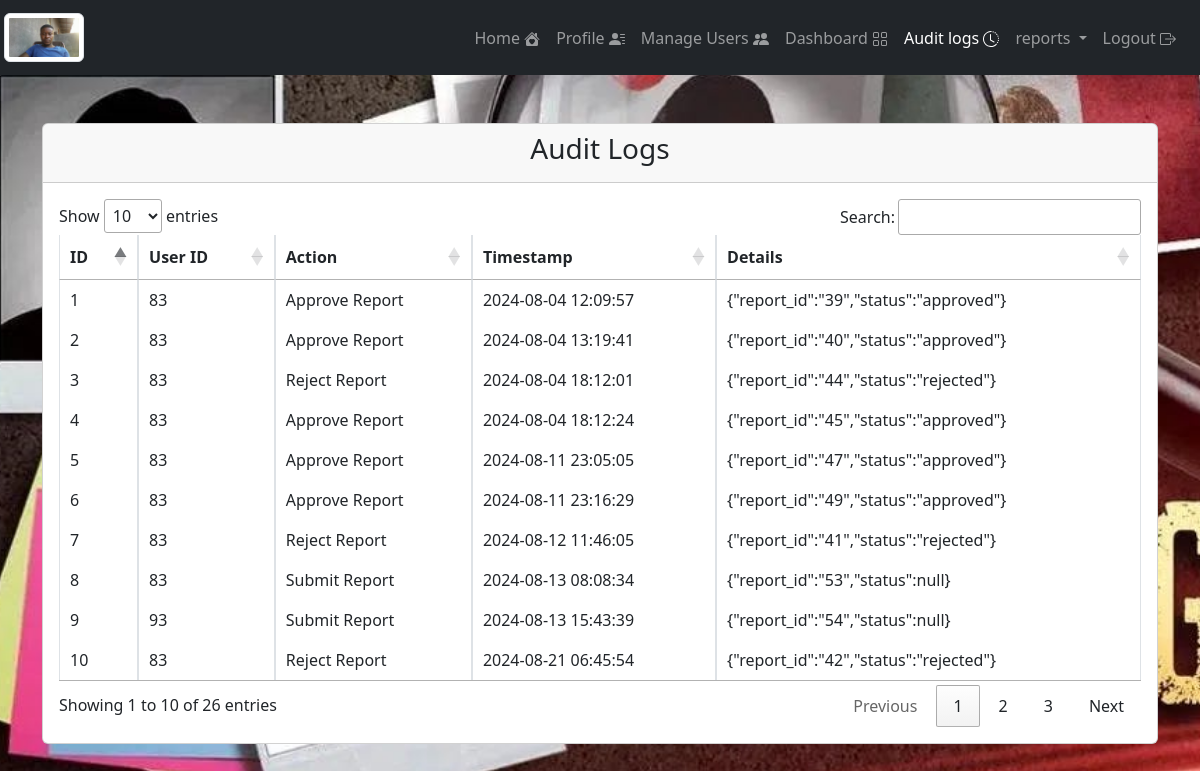
The page /views/Users/admin/view_audit_logs.php (signed in) on the database its author committed.
### tables this page shows
CREATE TABLE `users` (
  `id` int(11) NOT NULL,
  `username` varchar(50) NOT NULL,
  `email` varchar(100) NOT NULL,
  `password` varchar(255) NOT NULL,
  `role` enum('admin','allowed_user') NOT NULL,
  `created_at` timestamp NOT NULL DEFAULT current_timestamp(),
  `image` varchar(500) NOT NULL,
  `code` int(5) DEFAULT NULL,
  `status` enum('not verified','verified','suspended') NOT NULL
);

CREATE TABLE `audit_logs` (
  `id` int(11) NOT NULL,
  `user_id` int(11) NOT NULL,
  `action` varchar(255) NOT NULL,
  `details` varchar(255) NOT NULL,
  `timestamp` timestamp NOT NULL DEFAULT current_timestamp()
);

### Models/security.php (called while the page is built, shortened)
<?php
class Security {
    public static function sanitizeInput($input) {
        return htmlspecialchars(strip_tags($input));
    }
}
?>

### Models/user.php (called while the page is built, shortened)
<?php
require_once 'security.php';
class User {
    private $conn;
    private $table_name = "users";
    public function __construct($db) {
        $this->conn = $db;
    }
    public function getProfilePicture($id){
        $query = "SELECT image FROM " . $this->table_name . " WHERE id = :id";
        $stmt = $this->conn->prepare($query);
        $this->id = $id;
        $stmt->bindParam(":id", $this->id);
        $stmt->execute();
        return $stmt->fetch(PDO::FETCH_ASSOC);
    }
}
?>

### Models/Audit_log.php (called while the page is built, shortened)
<?php
class AuditLog {
    private $conn;
    private $table_name = "audit_logs";
    public function __construct(PDO $db) {
        $this->conn = $db;
    }
    public function getLogs(): array {
        $query = "SELECT * FROM " . $this->table_name . " ORDER BY timestamp DESC";
        $stmt = $this->conn->prepare($query);
        $stmt->execute();
        return $stmt->fetchAll(PDO::FETCH_ASSOC);
    }
}
?>

### views/Users/admin/view_audit_logs.php (the view, shortened to what this page needs)
<?php
require_once '../../../models/Audit_log.php';
require_once '../../../models/user.php';
require_once '../../navbar.php';
$database = new DatabaseConfiguration();
$db = $database->getConnection();
$auditLog = new AuditLog($db);
$logs = $auditLog->getLogs();
$user = new User($db);
$profilePic = $user->getProfilePicture(security::sanitizeInput($_SESSION['user_id']));
$role = $_SESSION['role'];
?>
<!DOCTYPE html>
<html lang="en">
<head>
    <link href="https://cdn.jsdelivr.net/npm/bootstrap@5.3.0/dist/css/bootstrap.min.css" rel="stylesheet">
    <link href="https://cdn.datatables.net/1.13.4/css/jquery.dataTables.min.css" rel="stylesheet">
    <link href="/missing/assets/css/master.css" rel="stylesheet">
    <link href="../../style.css" rel="stylesheet">
</head>
<body class="userbody">
<nav class="navbar navbar-expand-lg navbar-dark bg-dark">
    <a class="navbar-brand ms-1" href="#"><img class="img-fluid img-thumbnail rounded" alt="profile picture" src="../../<?php echo $profilePic['image'];?>" width="80" height="74"></a>
    <div class="offcanvas offcanvas-start" tabindex="-1" id="offcanvasNavbar" aria-labelledby="offcanvasNavbarLabel">
      <div class="offcanvas-body bg-dark">
        <ul class="navbar-nav justify-content-end flex-grow-1 pe-3">
            <?php echo getNavBar($role,'','', '', '', 'active" aria-current="page"', ''); ?>
        </ul>
    </div>
</nav>
<div class="container mt-5">
    <div class="row">
        <div class="col-md-12">
            <div class="card">
                <div class="card-header">
                    <h3 class="text-center">Audit Logs</h3>
                </div>
                <div class="card-body">
                    <?php if (empty($logs)): ?>
                        <p class="text-center">No logs found.</p>
                    <?php else: ?>
                        <table id="logsTable" class="table table-bordered">
                            <thead>
                                <tr>
                                    <th>ID</th>
                                    <th>User ID</th>
                                    <th>Action</th>
                                    <th>Timestamp</th>
                                    <th>Details</th>
                                </tr>
                            </thead>
                            <tbody>
                                <?php foreach ($logs as $log): ?>
                                    <tr>
                                        <td><?php echo htmlspecialchars($log['id']); ?></td>
                                        <td><?php echo htmlspecialchars($log['user_id']); ?></td>
                                        <td><?php echo htmlspecialchars($log['action']); ?></td>
                                        <td><?php echo htmlspecialchars($log['timestamp']); ?></td>
                                        <td><?php echo htmlspecialchars($log['details']); ?></td>
                                    </tr>
                                <?php endforeach; ?>
                            </tbody>
                        </table>
                    <?php endif; ?>
                </div>
            </div>
        </div>
    </div>
</div>
</body>
</html>

### assets/css/master.css (style rules this page uses)
.userbody { background: url('../../images/missingimg2.jpg') no-repeat center center fixed; background-size: cover; }

### views/style.css (style rules this page uses)
.userbody { background: url('../images/missingimg2.jpg') no-repeat center center fixed; background-size: cover; }

### rows shown on the page
users: image (picture)
audit_logs: id "10", user "83", action "Reject Report", timestamp "2024-08-21 06:45:54", details "{\"report_id\":\"42\",\"status\":\"rejected\"}"
audit_logs: id "9", user "93", action "Submit Report", timestamp "2024-08-13 15:43:39", details "{\"report_id\":\"54\",\"status\":null}"
audit_logs: id "8", user "83", action "Submit Report", timestamp "2024-08-13 08:08:34", details "{\"report_id\":\"53\",\"status\":null}"
audit_logs: id "7", user "83", action "Reject Report", timestamp "2024-08-12 11:46:05", details "{\"report_id\":\"41\",\"status\":\"rejected\"}"
audit_logs: id "6", user "83", action "Approve Report", timestamp "2024-08-11 23:16:29", details "{\"report_id\":\"49\",\"status\":\"approved\"}"
audit_logs: id "5", user "83", action "Approve Report", timestamp "2024-08-11 23:05:05", details "{\"report_id\":\"47\",\"status\":\"approved\"}"
audit_logs: id "4", user "83", action "Approve Report", timestamp "2024-08-04 18:12:24", details "{\"report_id\":\"45\",\"status\":\"approved\"}"
audit_logs: id "3", user "83", action "Reject Report", timestamp "2024-08-04 18:12:01", details "{\"report_id\":\"44\",\"status\":\"rejected\"}"
audit_logs: id "2", user "83", action "Approve Report", timestamp "2024-08-04 13:19:41", details "{\"report_id\":\"40\",\"status\":\"approved\"}"
audit_logs: id "1", user "83", action "Approve Report", timestamp "2024-08-04 12:09:57", details "{\"report_id\":\"39\",\"status\":\"approved\"}"
